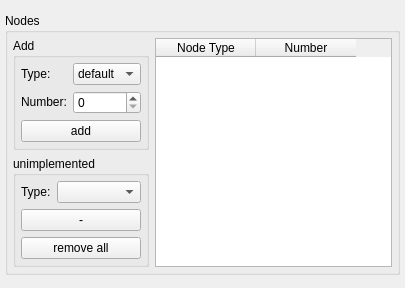
<?xml version="1.0" encoding="UTF-8"?>
<ui version="4.0">
 <class>NodesParam</class>
 <widget class="QFrame" name="NodesParam">
  <property name="geometry">
   <rect>
    <x>0</x>
    <y>0</y>
    <width>405</width>
    <height>288</height>
   </rect>
  </property>
  <property name="windowTitle">
   <string>Frame</string>
  </property>
  <property name="frameShape">
   <enum>QFrame::NoFrame</enum>
  </property>
  <property name="frameShadow">
   <enum>QFrame::Raised</enum>
  </property>
  <layout class="QHBoxLayout" name="horizontalLayout">
   <property name="margin">
    <number>5</number>
   </property>
   <item>
    <widget class="QGroupBox" name="groupBox">
     <property name="sizePolicy">
      <sizepolicy hsizetype="Preferred" vsizetype="Fixed">
       <horstretch>0</horstretch>
       <verstretch>0</verstretch>
      </sizepolicy>
     </property>
     <property name="title">
      <string>Nodes</string>
     </property>
     <layout class="QGridLayout" name="gridLayout_3">
      <property name="margin">
       <number>5</number>
      </property>
      <item row="0" column="1" rowspan="2">
       <widget class="QTableWidget" name="t_nodes">
        <property name="sizePolicy">
         <sizepolicy hsizetype="Preferred" vsizetype="Preferred">
          <horstretch>0</horstretch>
          <verstretch>0</verstretch>
         </sizepolicy>
        </property>
        <property name="minimumSize">
         <size>
          <width>204</width>
          <height>0</height>
         </size>
        </property>
        <property name="selectionMode">
         <enum>QAbstractItemView::NoSelection</enum>
        </property>
        <property name="rowCount">
         <number>0</number>
        </property>
        <attribute name="verticalHeaderVisible">
         <bool>false</bool>
        </attribute>
        <column>
         <property name="text">
          <string>Node Type</string>
         </property>
        </column>
        <column>
         <property name="text">
          <string>Number</string>
         </property>
        </column>
       </widget>
      </item>
      <item row="0" column="0">
       <widget class="QGroupBox" name="groupBox_2">
        <property name="sizePolicy">
         <sizepolicy hsizetype="Fixed" vsizetype="Fixed">
          <horstretch>0</horstretch>
          <verstretch>0</verstretch>
         </sizepolicy>
        </property>
        <property name="title">
         <string>Add</string>
        </property>
        <layout class="QGridLayout" name="gridLayout">
         <property name="margin">
          <number>5</number>
         </property>
         <item row="0" column="1">
          <widget class="QComboBox" name="cb_nodeType">
           <item>
            <property name="text">
             <string>default</string>
            </property>
           </item>
          </widget>
         </item>
         <item row="1" column="0">
          <widget class="QLabel" name="l_number">
           <property name="sizePolicy">
            <sizepolicy hsizetype="Fixed" vsizetype="Fixed">
             <horstretch>0</horstretch>
             <verstretch>0</verstretch>
            </sizepolicy>
           </property>
           <property name="text">
            <string>Number:</string>
           </property>
          </widget>
         </item>
         <item row="2" column="0" colspan="2">
          <widget class="QPushButton" name="b_add">
           <property name="text">
            <string>add</string>
           </property>
          </widget>
         </item>
         <item row="0" column="0">
          <widget class="QLabel" name="l_type">
           <property name="sizePolicy">
            <sizepolicy hsizetype="Fixed" vsizetype="Fixed">
             <horstretch>0</horstretch>
             <verstretch>0</verstretch>
            </sizepolicy>
           </property>
           <property name="text">
            <string>Type:</string>
           </property>
          </widget>
         </item>
         <item row="1" column="1">
          <widget class="QSpinBox" name="sb_nodesNum"/>
         </item>
        </layout>
       </widget>
      </item>
      <item row="1" column="0">
       <widget class="QGroupBox" name="groupBox_3">
        <property name="sizePolicy">
         <sizepolicy hsizetype="Preferred" vsizetype="Fixed">
          <horstretch>0</horstretch>
          <verstretch>0</verstretch>
         </sizepolicy>
        </property>
        <property name="title">
         <string>unimplemented</string>
        </property>
        <layout class="QGridLayout" name="gridLayout_2">
         <property name="margin">
          <number>5</number>
         </property>
         <item row="0" column="0">
          <widget class="QLabel" name="label_3">
           <property name="sizePolicy">
            <sizepolicy hsizetype="Fixed" vsizetype="Fixed">
             <horstretch>0</horstretch>
             <verstretch>0</verstretch>
            </sizepolicy>
           </property>
           <property name="text">
            <string>Type:</string>
           </property>
          </widget>
         </item>
         <item row="1" column="0" colspan="2">
          <widget class="QPushButton" name="b_add_2">
           <property name="text">
            <string>-</string>
           </property>
          </widget>
         </item>
         <item row="2" column="0" colspan="2">
          <widget class="QPushButton" name="b_add_3">
           <property name="text">
            <string>remove all</string>
           </property>
          </widget>
         </item>
         <item row="0" column="1">
          <widget class="QComboBox" name="cb_nodeType_2"/>
         </item>
        </layout>
       </widget>
      </item>
     </layout>
    </widget>
   </item>
  </layout>
 </widget>
 <resources/>
 <connections/>
</ui>
